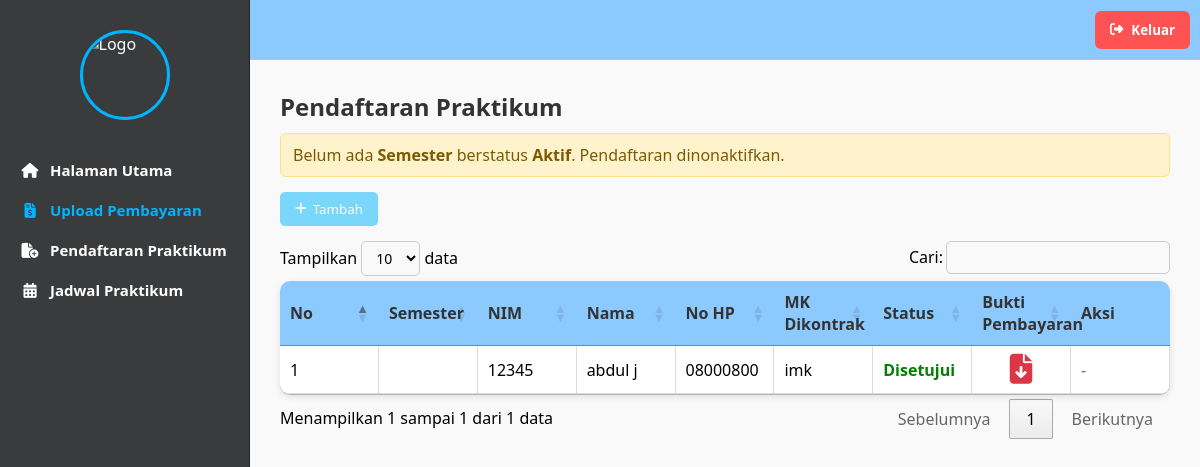
The app's page /mahasiswa/pembayaran/pembayaran.php (signed in), older data.
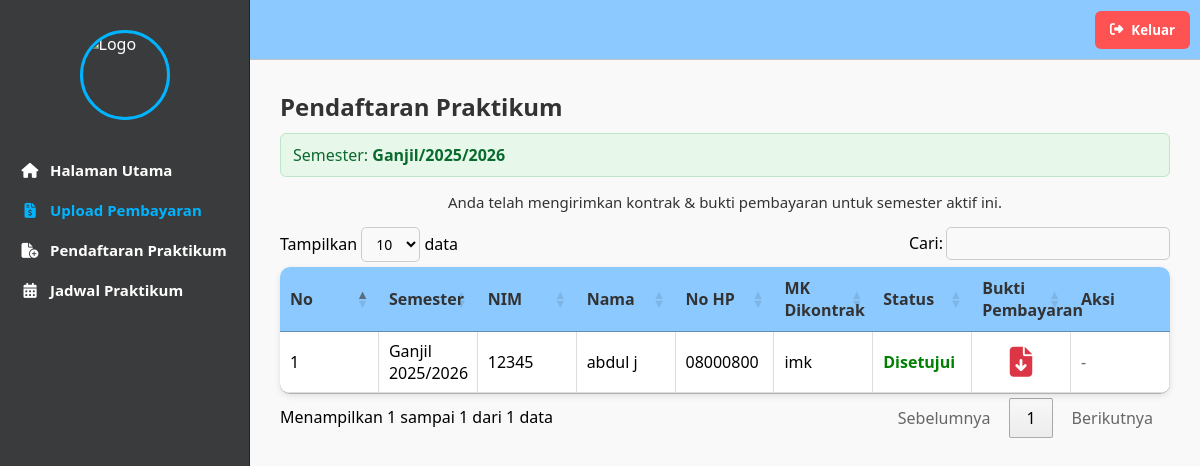
The same page, newer data.
### tables this page shows
CREATE TABLE `kontrak_mk` (
  `id` int NOT NULL,
  `id_mahasiswa` int NOT NULL,
  `id_semester` int DEFAULT NULL,
  `nim` varchar(20) NOT NULL,
  `nama` varchar(100) NOT NULL,
  `no_hp` varchar(20) DEFAULT NULL,
  `mk_dikontrak` varchar(1000) NOT NULL,
  `bukti_pembayaran` varchar(255) DEFAULT NULL,
  `status` enum('Menunggu','Disetujui','Ditolak') DEFAULT 'Menunggu',
  `created_at` timestamp NULL DEFAULT CURRENT_TIMESTAMP
);

CREATE TABLE `semester` (
  `id` int NOT NULL,
  `nama_semester` varchar(50) NOT NULL,
  `tahun_ajaran` varchar(20) NOT NULL,
  `status` enum('Aktif','Tidak Aktif') NOT NULL DEFAULT 'Aktif'
);

### mahasiswa/pembayaran/pembayaran.php (the view, shortened to what this page needs)
<?php
include '../../koneksi/sidebarmhs.php';
include '../../koneksi/koneksi.php';
function e($v){ return htmlspecialchars((string)($v ?? ''), ENT_QUOTES, 'UTF-8'); }
$id_mahasiswa = (int)$_SESSION['id_user'];
$qSem = mysqli_query($conn, "SELECT id, nama_semester, tahun_ajaran FROM semester WHERE status='Aktif' LIMIT 1");
$semAktif = mysqli_fetch_assoc($qSem);
$id_semester_aktif = $semAktif['id'] ?? null;
if ($id_semester_aktif) {
  $cek_pendaftaran = mysqli_query($conn, "
      SELECT COUNT(*) AS total
      FROM kontrak_mk
      WHERE id_mahasiswa='$id_mahasiswa' AND id_semester='$id_semester_aktif'
  ");
  $data_cek = mysqli_fetch_assoc($cek_pendaftaran);
  $sudah_daftar = (int)($data_cek['total'] ?? 0) > 0;
} else {
  $sudah_daftar = false;
}
?>
<!doctype html>
<html>
<head>
  <link rel="stylesheet" href="https://cdn.datatables.net/1.13.6/css/jquery.dataTables.min.css">
  <link rel="stylesheet" href="https://cdnjs.cloudflare.com/ajax/libs/font-awesome/6.5.0/css/all.min.css">
</head>
<body>
<div class="konten_utama">
  <h2>Pendaftaran Praktikum</h2>
  <?php if($id_semester_aktif): ?>
    <div class="kotak_info info_sukses">
      Semester: <b><?= e($semAktif['nama_semester']) ?></b><b>/</b><b><?= e($semAktif['tahun_ajaran']) ?></b>
    </div>
  <?php else: ?>
    <div class="kotak_info info_peringatan">
      Belum ada <b>Semester</b> berstatus <b>Aktif</b>. Pendaftaran dinonaktifkan.
    </div>
  <?php endif; ?>
  <?php if($id_semester_aktif && !$sudah_daftar): ?>
    <div class="wadah_tombol" style="justify-content:flex-start;">
      <button class="tombol_tambah" onclick="tambahPendaftaran()">
        <i class="fa-solid fa-plus"></i> Tambah
      </button>
    </div>
  <?php elseif($id_semester_aktif && $sudah_daftar): ?>
    <div class="wadah_tombol" style="justify-content:center;">
      <p class="pesan_selesai">Anda telah mengirimkan kontrak & bukti pembayaran untuk semester aktif ini.</p>
    </div>
  <?php else: ?>
    <div class="wadah_tombol" style="justify-content:flex-start;">
      <button class="tombol_tambah" disabled>
        <i class="fa-solid fa-plus"></i> Tambah
      </button>
    </div>
  <?php endif; ?>
  <table id="tabel-pendaftaran" class="tabel_data">
    <thead>
      <tr>
        <th>No</th>
        <th>Semester</th>
        <th>NIM</th>
        <th>Nama</th>
        <th>No HP</th>
        <th>MK Dikontrak</th>
        <th>Status</th>
        <th>Bukti Pembayaran</th>
        <th>Aksi</th>
      </tr>
    </thead>
    <tbody>
      <?php
      $no=1;
      $query = mysqli_query($conn,"
        SELECT k.*, s.nama_semester, s.tahun_ajaran
        FROM kontrak_mk k
        LEFT JOIN semester s ON s.id = k.id_semester
        WHERE k.id_mahasiswa='$id_mahasiswa'
        ORDER BY k.id DESC
      ");
      while($row=mysqli_fetch_assoc($query)) {
      ?>
      <tr>
        <td data-label="No"><?= $no++; ?></td>
        <td data-label="Semester"><?= e(($row['nama_semester'] ?? '').' '.($row['tahun_ajaran'] ?? '')); ?></td>
        <td data-label="NIM"><?= e($row['nim']); ?></td>
        <td data-label="Nama"><?= e($row['nama']); ?></td>
        <td data-label="No HP"><?= e($row['no_hp']); ?></td>
        <td data-label="MK Dikontrak"><?= e(str_replace(',', ', ', $row['mk_dikontrak'])); ?></td>
        <td data-label="Status">
          <?php
            if ($row['status'] == 'Disetujui') echo "<span style='color:green; font-weight:bold;'>Disetujui</span>";
            elseif ($row['status'] == 'Ditolak') echo "<span style='color:red; font-weight:bold;'>Ditolak</span>";
            else echo "<span style='color:#999;'>Menunggu</span>";
          ?>
        </td>
        <td data-label="Bukti Pembayaran" class="sel_pembayaran">
          <?php if(!empty($row['bukti_pembayaran'])){ ?>
            <a href='../../uploads/<?= e($row['bukti_pembayaran']); ?>' target='_blank' title="Lihat Bukti">
              <i class="fa-solid fa-file-arrow-down"></i>
            </a>
          <?php } else { ?>
            <span style="color:#aaa;">Belum upload</span>
          <?php } ?>
        </td>
        <td data-label="Aksi">
          <?php
            $editable = ($row['id_semester'] == $id_semester_aktif && $row['status'] != 'Disetujui');
            if ($editable) { ?>
              <button class="tombol_umum tombol_edit" onclick="editPendaftaran(<?= (int)$row['id']; ?>)">
                <i class="fa-solid fa-pen-to-square"></i> Edit
              </button>
              <button class="tombol_umum tombol_hapus" onclick="hapusPendaftaran(<?= (int)$row['id']; ?>)">
                <i class="fa-solid fa-trash"></i> Hapus
              </button>
          <?php } else { echo "<span style='color:#666;'>-</span>"; } ?>
        </td>
      </tr>
      <?php } ?>
    </tbody>
  </table>
</div>
</body>
</html>

Row changes from the older to the newer data that the page shows:
removed kontrak_mk: nim "12345", nama "abdul j", no_hp "08000800", mk_dikontrak "imk", status "Disetujui"
added semester: nama_semester "Ganjil", tahun_ajaran "2025/2026"
added kontrak_mk: id_semester.tahun_ajaran "Ganjil 2025/2026", nim "12345", nama "abdul j", no_hp "08000800", mk_dikontrak "imk", status "Disetujui"
Text that changed along with them:
text no longer shown: "Belum ada Semester berstatus Aktif . Pendaftaran dinonaktifkan. Tambah"
text now shown: "Semester: / Anda telah mengirimkan kontrak & bukti pembayaran untuk semester aktif ini."
